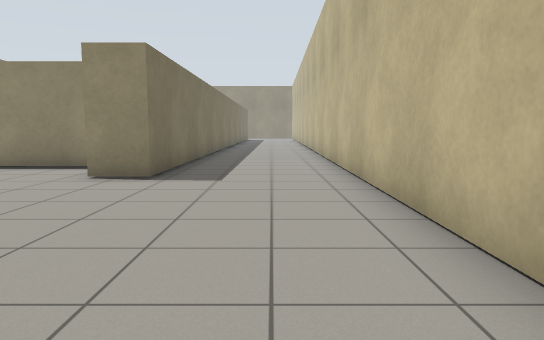
view 1 (above)

18 first-person views from a walk through a robot-simulator world made for Gazebo. The camera is 0.94 m above the floor, tilts 6° down and sees 70° across. The floor is counted in squares, 1 m on a side. Each view is taken from the middle of a square. On the plan, view 1 faces up. The plan holds only what a view shows up to about 13 squares ahead; the rest is blank. The place goes on beyond the plan.

view 2
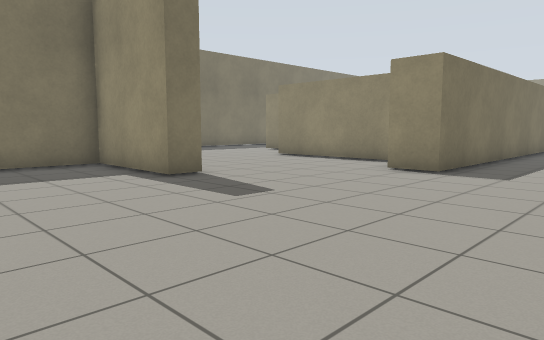

view 3
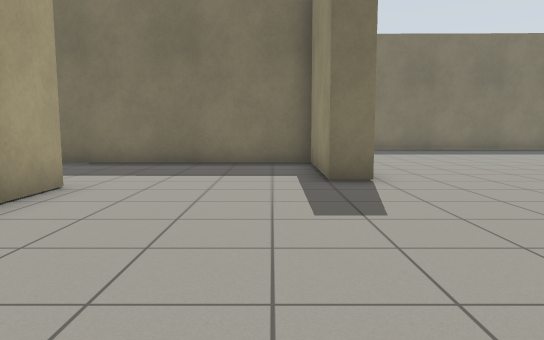

view 4
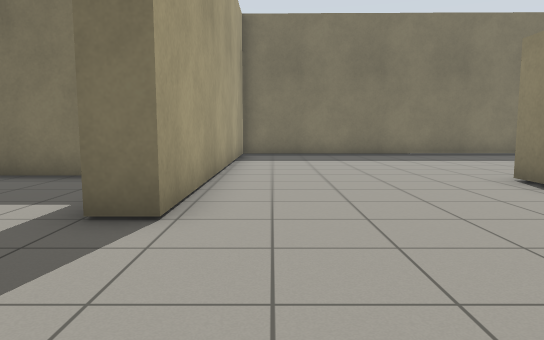

view 5
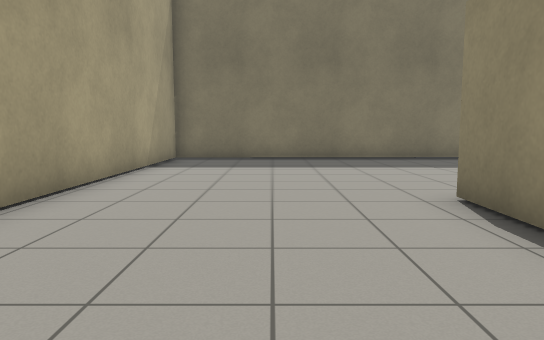

view 6
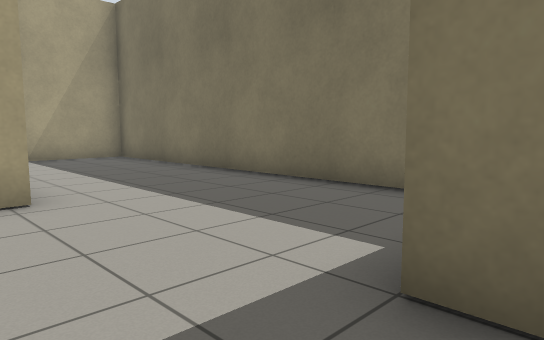

view 7
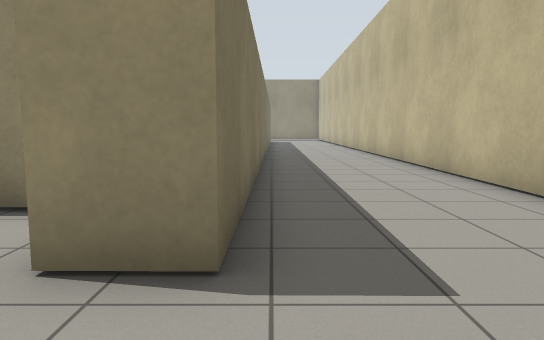

view 8
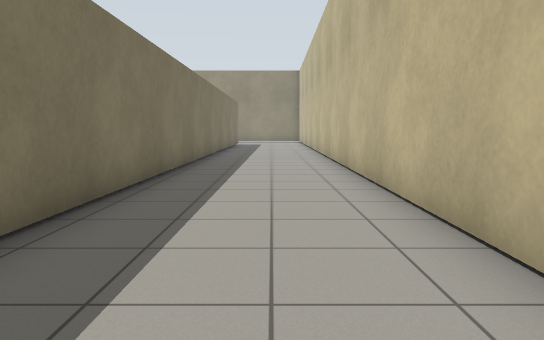

view 9
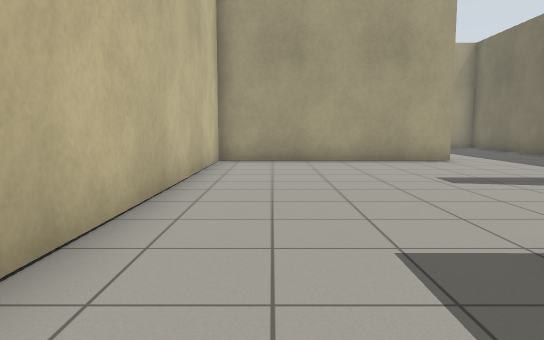

view 10
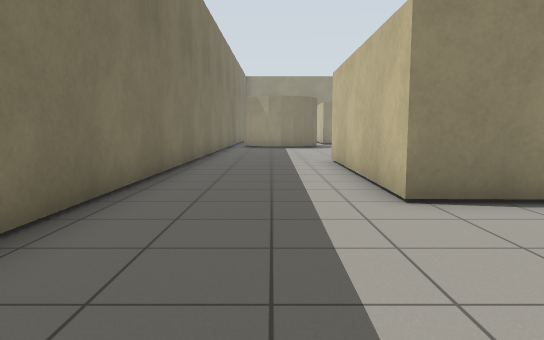

view 11
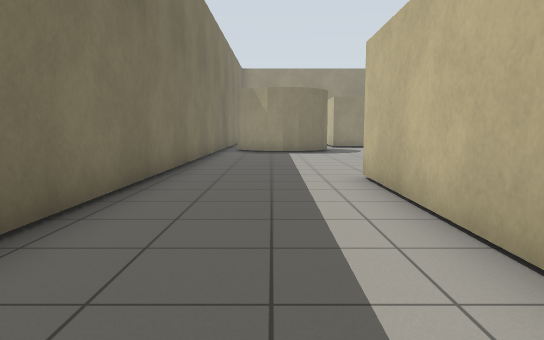

view 12
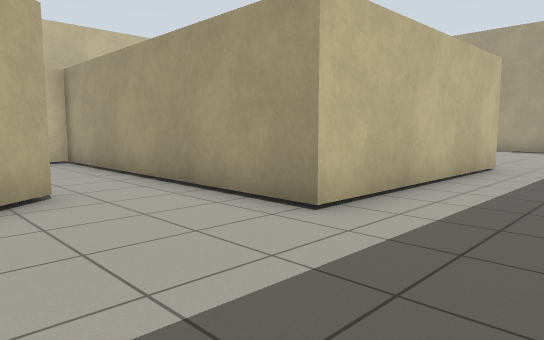

view 13
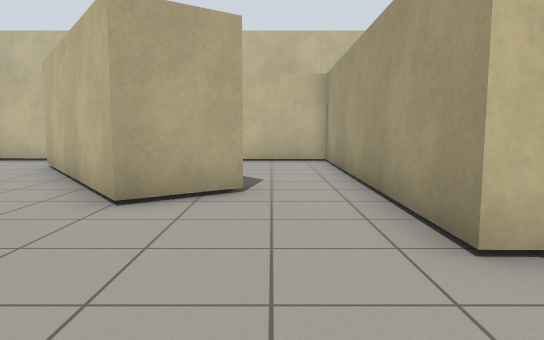

view 14
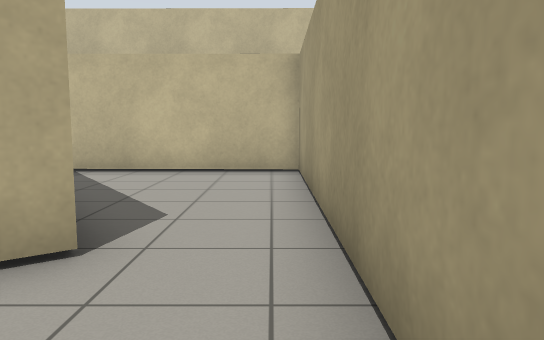

view 15
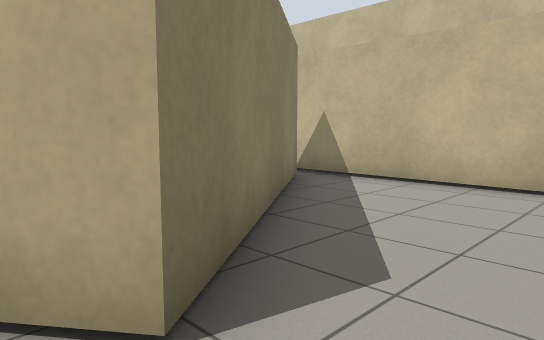

view 16
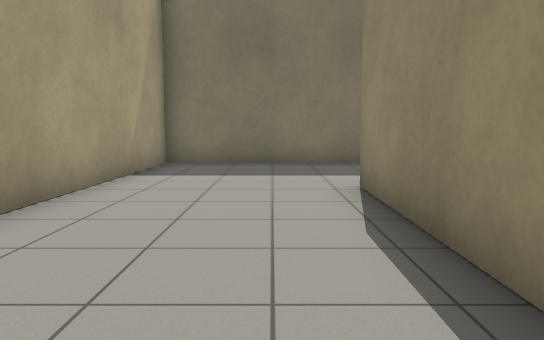

view 17
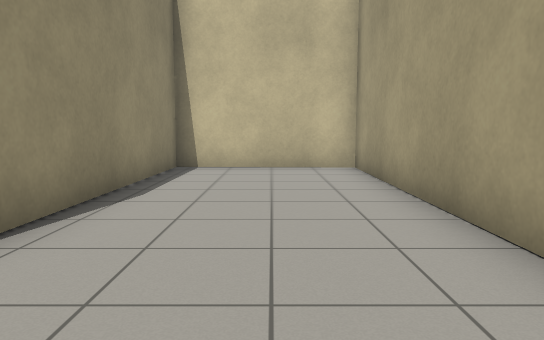

view 18
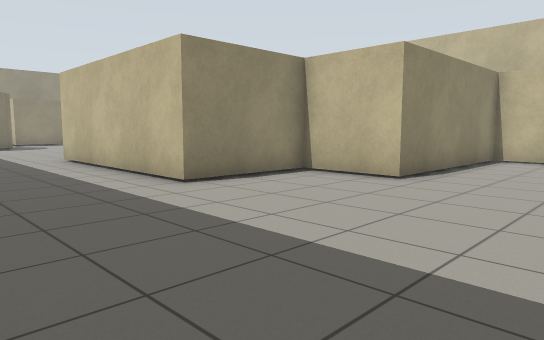

### Floor plan
Points are (right, up) in squares from view 1. A wall is a line through its corners. A room is listed if a view was taken in it or the views show most of it. See-through windows are left out.
Room 1 (views 1, 2, 3, 4, 5, 6, 7, 8, 9, 10, 11, 12, 13, 14, 16, 17, 18)
walls: (-3.5, 8.2) (-3.5, 9.4) (-9.1, 9.5) (-9.1, 11.9) (-12.3, 11.9) (-12.2, 18.5) (-10.5, 18.5); (-5.3, -1.4) (1.6, -1.4) (1.8, 23.1); (-9.2, 20.4) (-10.3, 21.9) (-6.7, 24.6); (-2.2, 23.2) (-2.3, 7.4) (-3.6, 7.4); (-16.2, 24.1) (-16.4, 3.9) (-6, 3.8) (-6, 3) (-9.6, 3.1) (-9.7, -8.9) (1.5, -9) (1.5, -4.6) (-5.3, -4.6)
ways out: opening at (-10.5, 19.5) to room 2
Room 2 (view 15)
walls: (-4, 24.3) (-9.2, 20.4); (-10.5, 18.5) (-3.4, 18.4) (-3.4, 24.6)
ways out: opening at (-10.5, 19.5) to room 1

Where each view was taken, in squares from view 1:
view 1: 0 up, 0 right, facing up
view 2: 1 down, 1 right, facing up-left
view 3: 2 up, 1 right, facing left
view 4: 5 up, 2 left, facing left
view 5: 7 up, 4 left, facing left
view 6: 4 up, 4 left, facing down-left
view 7: 5 up, 2 left, facing up
view 8: 10 up, 0 right, facing up
view 9: 10 up, 0 right, facing down
view 10: 7 up, 14 left, facing up
view 11: 11 up, 14 left, facing up
view 12: 22 up, 15 left, facing down-right
view 13: 20 up, 15 left, facing right
view 14: 19 up, 12 left, facing right
view 15: 19 up, 10 left, facing up-right
view 16: 6 down, 1 right, facing left
view 17: 7 down, 8 left, facing right
view 18: 6 up, 16 left, facing up-right
